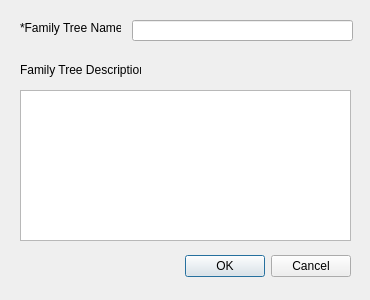
<?xml version="1.0" encoding="UTF-8"?>
<ui version="4.0">
 <class>DialogNewFamily</class>
 <widget class="QDialog" name="DialogNewFamily">
  <property name="geometry">
   <rect>
    <x>0</x>
    <y>0</y>
    <width>370</width>
    <height>300</height>
   </rect>
  </property>
  <property name="sizePolicy">
   <sizepolicy hsizetype="MinimumExpanding" vsizetype="MinimumExpanding">
    <horstretch>0</horstretch>
    <verstretch>0</verstretch>
   </sizepolicy>
  </property>
  <property name="minimumSize">
   <size>
    <width>370</width>
    <height>300</height>
   </size>
  </property>
  <property name="maximumSize">
   <size>
    <width>370</width>
    <height>300</height>
   </size>
  </property>
  <property name="windowTitle">
   <string>Create New Family</string>
  </property>
  <widget class="QDialogButtonBox" name="buttonBox">
   <property name="geometry">
    <rect>
     <x>90</x>
     <y>250</y>
     <width>261</width>
     <height>32</height>
    </rect>
   </property>
   <property name="orientation">
    <enum>Qt::Horizontal</enum>
   </property>
   <property name="standardButtons">
    <set>QDialogButtonBox::Cancel|QDialogButtonBox::Ok</set>
   </property>
  </widget>
  <widget class="QLineEdit" name="lineEdit">
   <property name="geometry">
    <rect>
     <x>132</x>
     <y>20</y>
     <width>221</width>
     <height>21</height>
    </rect>
   </property>
  </widget>
  <widget class="QLabel" name="label">
   <property name="geometry">
    <rect>
     <x>20</x>
     <y>20</y>
     <width>101</width>
     <height>16</height>
    </rect>
   </property>
   <property name="text">
    <string>*Family Tree Name:</string>
   </property>
  </widget>
  <widget class="QLabel" name="label_2">
   <property name="geometry">
    <rect>
     <x>20</x>
     <y>60</y>
     <width>121</width>
     <height>20</height>
    </rect>
   </property>
   <property name="text">
    <string>Family Tree Description:</string>
   </property>
  </widget>
  <widget class="QTextEdit" name="textEdit">
   <property name="geometry">
    <rect>
     <x>20</x>
     <y>90</y>
     <width>331</width>
     <height>151</height>
    </rect>
   </property>
  </widget>
 </widget>
 <resources/>
 <connections>
  <connection>
   <sender>buttonBox</sender>
   <signal>accepted()</signal>
   <receiver>DialogNewFamily</receiver>
   <slot>accept()</slot>
   <hints>
    <hint type="sourcelabel">
     <x>248</x>
     <y>254</y>
    </hint>
    <hint type="destinationlabel">
     <x>157</x>
     <y>274</y>
    </hint>
   </hints>
  </connection>
  <connection>
   <sender>buttonBox</sender>
   <signal>rejected()</signal>
   <receiver>DialogNewFamily</receiver>
   <slot>reject()</slot>
   <hints>
    <hint type="sourcelabel">
     <x>316</x>
     <y>260</y>
    </hint>
    <hint type="destinationlabel">
     <x>286</x>
     <y>274</y>
    </hint>
   </hints>
  </connection>
 </connections>
</ui>
